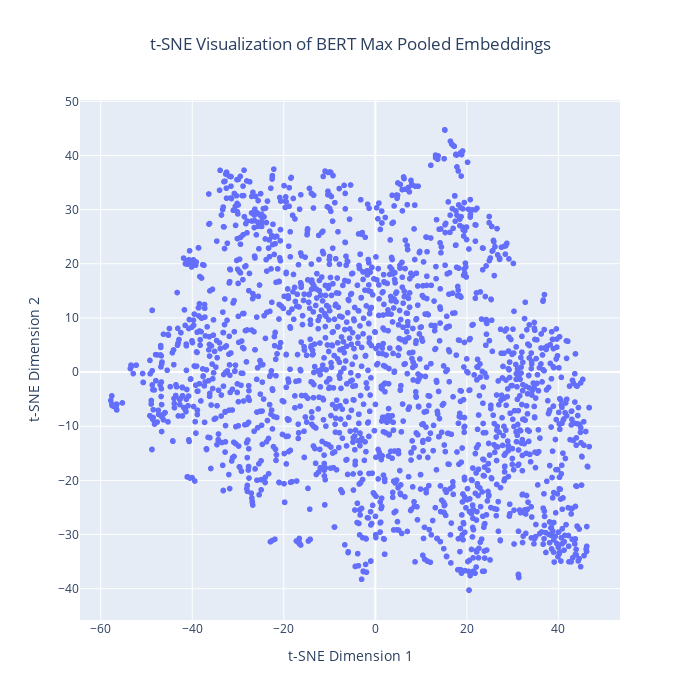

Notebook source saved alongside this figure:
### Code cell
# PLOTTING MAX POOL EMBEDDINGS
plot_using_tsne(tsne_results_max_pool, article_names, 700, 700, "Max")

### Figure 1 — Plotly figure (JSON) as saved in the notebook; plotly's stock layout.template omitted (floating-point values rounded to 4 significant figures; data arrays with more than 128 entries replaced by an {"elided": "..."} marker saying what was removed)
{"data": [{"hovertemplate": "<b>%{hovertext}</b><br><br>t-SNE Dimension 1=%{x}<br>t-SNE Dimension 2=%{y}<extra></extra>", "hovertext": {"elided": "2000 str values"}, "legendgroup": "", "marker": {"color": "#636efa", "symbol": "circle"}, "mode": "markers", "name": "", "showlegend": false, "type": "scattergl", "x": {"elided": "2000 float values"}, "xaxis": "x", "y": {"elided": "2000 float values"}, "yaxis": "y"}], "layout": {"height": 700, "legend": {"tracegroupgap": 0}, "title": {"text": "t-SNE Visualization of BERT Max Pooled Embeddings", "x": 0.5, "xanchor": "center"}, "width": 700, "xaxis": {"anchor": "y", "domain": [0, 1], "title": {"text": "t-SNE Dimension 1"}}, "yaxis": {"anchor": "x", "domain": [0, 1], "title": {"text": "t-SNE Dimension 2"}}}}
